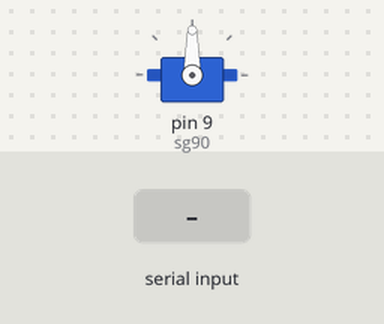
A sketch run on a simulated Arduino Uno, built with avr-gcc and run on an emulated ATmega328P. Shown: servo. The inputs (shaded band) are chosen by the test bench.

Above: at 1.2 s.
1.3 s: "90,45\n" received over Serial
At 1.6 s:
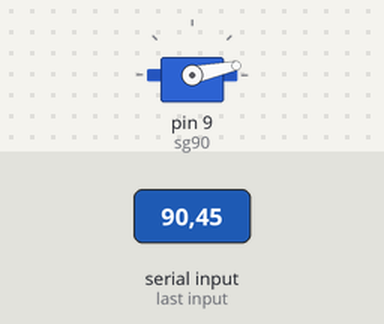
2.8 s: "90\n" received over Serial
At 3.9 s:
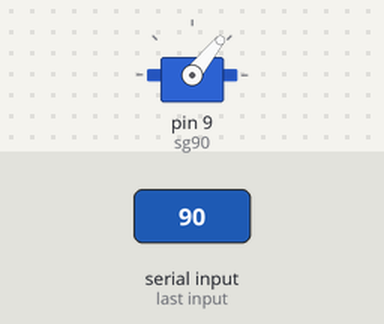
4.3 s: "200\n" received over Serial
At 5.0 s:
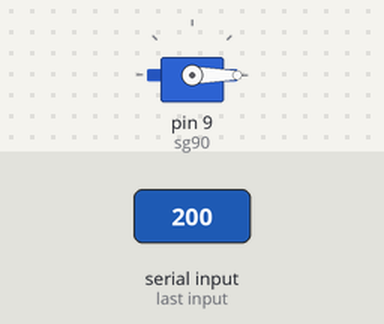
Timing chart, 0 to 7.3 s (numbered marks = the images above; inputs shaded):
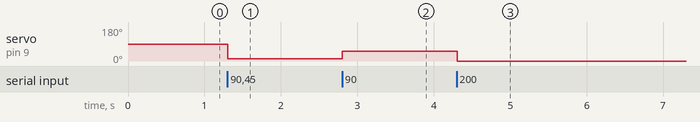

Measured:
- after the input at 1.3 s, servo on pin 9 (sg90): 90° → 12° at once
- after the input at 2.8 s, servo on pin 9 (sg90): 12° → 51° at once
- after the input at 4.3 s, servo on pin 9 (sg90): 51° → 0° at once

The sketch:

motor_driver.ino
```cpp
#include <Servo.h>

Servo sg90;

size_t received_data;
int data;


int bytesToInt(uint8_t *bytes, size_t length) {
  int result = 0;

  for (size_t i = 0; i < length; i++) {
    result += (bytes[i] - '0') * pow(10, length - 1 - i);
  }

  return result;
}

void setup() {
  Serial.begin(9600);
  sg90.attach(9);
}

void loop() {
  if (Serial.available() > 0) {
    char buffer[3];
    received_data = Serial.readBytesUntil('\n', (uint8_t*)buffer, 3);
    data = bytesToInt(buffer, received_data);

    if (data > 240) data = 240;
    if (data < 30) data = 30;

    data = map(data, 30, 240, 0, 180);
    sg90.write(data);
    //Serial.println(data);
  }
}
```
